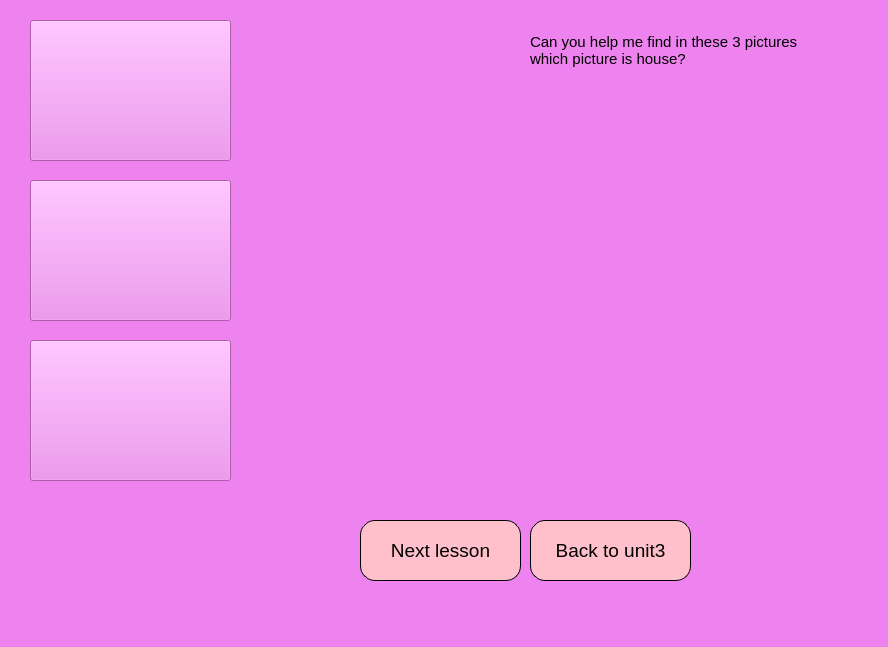
<?xml version="1.0" encoding="UTF-8"?>
<ui version="4.0">
 <class>MainWindow</class>
 <widget class="QMainWindow" name="MainWindow">
  <property name="geometry">
   <rect>
    <x>0</x>
    <y>0</y>
    <width>888</width>
    <height>647</height>
   </rect>
  </property>
  <property name="windowTitle">
   <string>MainWindow</string>
  </property>
  <property name="styleSheet">
   <string notr="true">
    background-color:violet;</string>
  </property>
  <widget class="QWidget" name="centralwidget">
   <widget class="QLabel" name="label_3">
    <property name="geometry">
     <rect>
      <x>530</x>
      <y>30</y>
      <width>331</width>
      <height>41</height>
     </rect>
    </property>
    <property name="font">
     <font>
      <pointsize>11</pointsize>
     </font>
    </property>
    <property name="text">
     <string>Can you help me find in these 3 pictures 
which picture is house?</string>
    </property>
   </widget>
   <widget class="QLabel" name="label_2">
    <property name="geometry">
     <rect>
      <x>650</x>
      <y>90</y>
      <width>121</width>
      <height>241</height>
     </rect>
    </property>
    <property name="text">
     <string/>
    </property>
    <property name="pixmap">
     <pixmap>../PTI picture SPCK/Girl2.png</pixmap>
    </property>
    <property name="scaledContents">
     <bool>true</bool>
    </property>
   </widget>
   <widget class="QPushButton" name="house">
    <property name="geometry">
     <rect>
      <x>30</x>
      <y>340</y>
      <width>201</width>
      <height>141</height>
     </rect>
    </property>
    <property name="text">
     <string/>
    </property>
    <property name="icon">
     <iconset>
      <normaloff>../PTI picture SPCK/countrysidehouse.jpg</normaloff>../PTI picture SPCK/countrysidehouse.jpg</iconset>
    </property>
    <property name="iconSize">
     <size>
      <width>200</width>
      <height>200</height>
     </size>
    </property>
   </widget>
   <widget class="QPushButton" name="table">
    <property name="geometry">
     <rect>
      <x>30</x>
      <y>180</y>
      <width>201</width>
      <height>141</height>
     </rect>
    </property>
    <property name="text">
     <string/>
    </property>
    <property name="icon">
     <iconset>
      <normaloff>../PTI picture SPCK/table.jpg</normaloff>../PTI picture SPCK/table.jpg</iconset>
    </property>
    <property name="iconSize">
     <size>
      <width>200</width>
      <height>200</height>
     </size>
    </property>
   </widget>
   <widget class="QPushButton" name="school">
    <property name="geometry">
     <rect>
      <x>30</x>
      <y>20</y>
      <width>201</width>
      <height>141</height>
     </rect>
    </property>
    <property name="text">
     <string/>
    </property>
    <property name="icon">
     <iconset>
      <normaloff>../PTI picture SPCK/school.webp</normaloff>../PTI picture SPCK/school.webp</iconset>
    </property>
    <property name="iconSize">
     <size>
      <width>200</width>
      <height>200</height>
     </size>
    </property>
   </widget>
   <widget class="QPushButton" name="bt_next">
    <property name="geometry">
     <rect>
      <x>360</x>
      <y>520</y>
      <width>161</width>
      <height>61</height>
     </rect>
    </property>
    <property name="font">
     <font>
      <pointsize>14</pointsize>
     </font>
    </property>
    <property name="styleSheet">
     <string notr="true">    border-radius: 15px;
    border: 1px solid black;
    padding: 5px;
    background-color:pink;</string>
    </property>
    <property name="text">
     <string>Next lesson</string>
    </property>
   </widget>
   <widget class="QPushButton" name="bt_backU3">
    <property name="geometry">
     <rect>
      <x>530</x>
      <y>520</y>
      <width>161</width>
      <height>61</height>
     </rect>
    </property>
    <property name="font">
     <font>
      <pointsize>14</pointsize>
     </font>
    </property>
    <property name="styleSheet">
     <string notr="true">    border-radius: 15px;
    border: 1px solid black;
    padding: 5px;
    background-color:pink;</string>
    </property>
    <property name="text">
     <string>Back to unit3</string>
    </property>
   </widget>
  </widget>
  <widget class="QMenuBar" name="menubar">
   <property name="geometry">
    <rect>
     <x>0</x>
     <y>0</y>
     <width>888</width>
     <height>26</height>
    </rect>
   </property>
  </widget>
  <widget class="QStatusBar" name="statusbar"/>
 </widget>
 <resources/>
 <connections/>
</ui>
